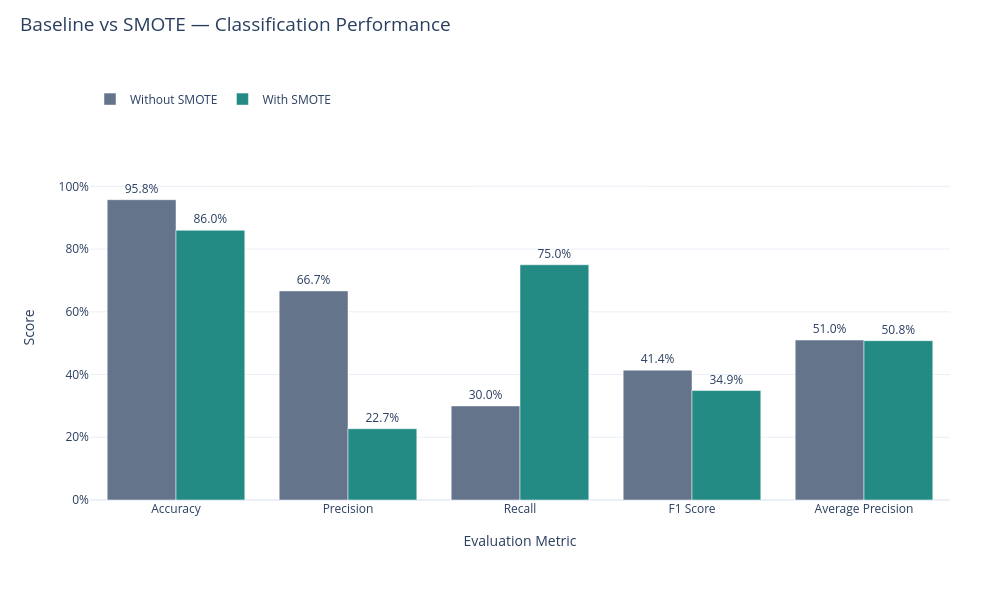

Notebook cell for this chart:
### Code cell
import pandas as pd
import plotly.graph_objects as go

comparison_df = pd.DataFrame({
    "Metric": [
        "Accuracy",
        "Precision",
        "Recall",
        "F1 Score",
        "Average Precision"
    ],
    "Without SMOTE": [
        0.9575, 0.6667, 0.30, 0.414, 0.510
    ],
    "With SMOTE": [
        0.86, 0.2273, 0.75, 0.349, 0.508
    ]
})

fig = go.Figure()

for name, color in [
    ("Without SMOTE", "#64748B"),
    ("With SMOTE", "#238B83")
]:
    fig.add_trace(go.Bar(
        name=name,
        x=comparison_df["Metric"],
        y=comparison_df[name],
        marker_color=color,
        text=comparison_df[name].map(lambda x: f"{x:.1%}"),
        textposition="outside",
        cliponaxis=False,
        hovertemplate=(
            "<b>%{x}</b><br>"
            f"{name}: " + "%{y:.2%}"
            "<extra></extra>"
        )
    ))

fig.update_layout(
    title=dict(
        text="Baseline vs SMOTE — Classification Performance",
        x=0.02,
        y=0.97,
        xanchor="left",
        yanchor="top",
        font=dict(size=19)
    ),
    barmode="group",
    template="plotly_white",
    width=1000,
    height=600,
    margin=dict(l=90, r=50, t=155, b=100),
    legend=dict(
        orientation="h",
        x=0,
        y=1.12,
        xanchor="left",
        yanchor="bottom",
        font=dict(size=12)
    ),
    xaxis_title="Evaluation Metric",
    yaxis_title="Score",
    font=dict(size=12)
)

fig.update_yaxes(
    range=[0, 1.10],
    tickformat=".0%",
    title_standoff=20,
    automargin=True
)

fig.update_xaxes(
    title_standoff=20,
    automargin=True
)

fig.show()

### Figure 1 — Plotly figure (JSON) as saved in the notebook; plotly's stock layout.template omitted (floating-point values rounded to 4 significant figures)
{"data": [{"cliponaxis": false, "hovertemplate": "<b>%{x}</b><br>Without SMOTE: %{y:.2%}<extra></extra>", "marker": {"color": "#64748B"}, "name": "Without SMOTE", "text": ["95.8%", "66.7%", "30.0%", "41.4%", "51.0%"], "textposition": "outside", "type": "bar", "x": ["Accuracy", "Precision", "Recall", "F1 Score", "Average Precision"], "y": [0.9575, 0.6667, 0.3, 0.414, 0.51]}, {"cliponaxis": false, "hovertemplate": "<b>%{x}</b><br>With SMOTE: %{y:.2%}<extra></extra>", "marker": {"color": "#238B83"}, "name": "With SMOTE", "text": ["86.0%", "22.7%", "75.0%", "34.9%", "50.8%"], "textposition": "outside", "type": "bar", "x": ["Accuracy", "Precision", "Recall", "F1 Score", "Average Precision"], "y": [0.86, 0.2273, 0.75, 0.349, 0.508]}], "layout": {"barmode": "group", "font": {"size": 12}, "height": 600, "legend": {"font": {"size": 12}, "orientation": "h", "x": 0, "xanchor": "left", "y": 1.12, "yanchor": "bottom"}, "margin": {"b": 100, "l": 90, "r": 50, "t": 155}, "title": {"font": {"size": 19}, "text": "Baseline vs SMOTE — Classification Performance", "x": 0.02, "xanchor": "left", "y": 0.97, "yanchor": "top"}, "width": 1000, "xaxis": {"automargin": true, "title": {"standoff": 20, "text": "Evaluation Metric"}}, "yaxis": {"automargin": true, "range": [0, 1.1], "tickformat": ".0%", "title": {"standoff": 20, "text": "Score"}}}}
